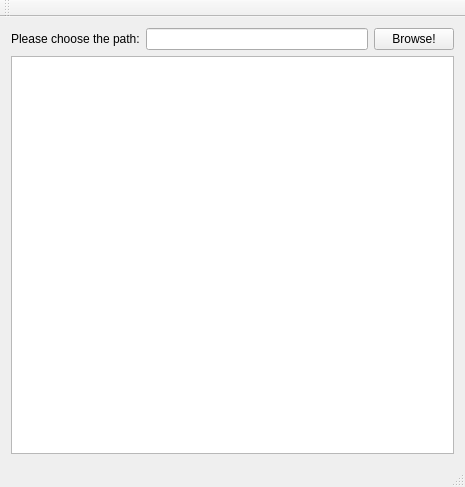
<?xml version="1.0" encoding="UTF-8"?>
<ui version="4.0">
 <class>MainWindow</class>
 <widget class="QMainWindow" name="MainWindow">
  <property name="geometry">
   <rect>
    <x>0</x>
    <y>0</y>
    <width>465</width>
    <height>487</height>
   </rect>
  </property>
  <property name="windowTitle">
   <string>MainWindow</string>
  </property>
  <widget class="QWidget" name="centralWidget">
   <layout class="QGridLayout" name="gridLayout">
    <item row="0" column="2">
     <widget class="QPushButton" name="btnBrowse">
      <property name="text">
       <string>Browse!</string>
      </property>
     </widget>
    </item>
    <item row="0" column="1">
     <widget class="QLineEdit" name="txtPath">
      <property name="readOnly">
       <bool>true</bool>
      </property>
     </widget>
    </item>
    <item row="0" column="0">
     <widget class="QLabel" name="label">
      <property name="text">
       <string>Please choose the path:</string>
      </property>
     </widget>
    </item>
    <item row="1" column="0" colspan="3">
     <widget class="QListWidget" name="m_folderList"/>
    </item>
   </layout>
  </widget>
  <widget class="QMenuBar" name="menuBar">
   <property name="geometry">
    <rect>
     <x>0</x>
     <y>0</y>
     <width>465</width>
     <height>22</height>
    </rect>
   </property>
  </widget>
  <widget class="QToolBar" name="mainToolBar">
   <attribute name="toolBarArea">
    <enum>TopToolBarArea</enum>
   </attribute>
   <attribute name="toolBarBreak">
    <bool>false</bool>
   </attribute>
  </widget>
  <widget class="QStatusBar" name="statusBar"/>
 </widget>
 <layoutdefault spacing="6" margin="11"/>
 <resources/>
 <connections/>
</ui>
